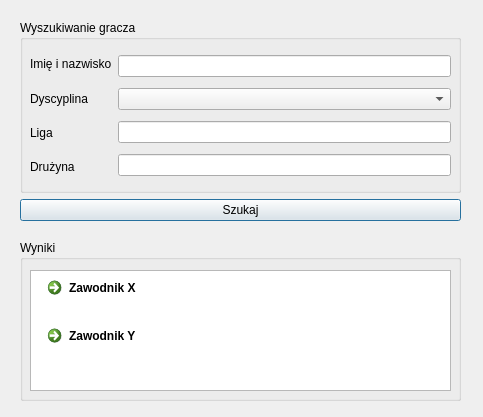
<?xml version="1.0" encoding="UTF-8"?>
<ui version="4.0">
 <class>wyszukaj_gracza</class>
 <widget class="QDialog" name="wyszukaj_gracza">
  <property name="geometry">
   <rect>
    <x>0</x>
    <y>0</y>
    <width>483</width>
    <height>417</height>
   </rect>
  </property>
  <property name="windowTitle">
   <string>Dialog</string>
  </property>
  <widget class="QWidget" name="layoutWidget_3">
   <property name="geometry">
    <rect>
     <x>20</x>
     <y>20</y>
     <width>441</width>
     <height>201</height>
    </rect>
   </property>
   <layout class="QVBoxLayout" name="verticalLayout_4">
    <item>
     <widget class="QGroupBox" name="groupBox_2">
      <property name="title">
       <string>Wyszukiwanie gracza</string>
      </property>
      <widget class="QWidget" name="layoutWidget_4">
       <property name="geometry">
        <rect>
         <x>10</x>
         <y>30</y>
         <width>421</width>
         <height>131</height>
        </rect>
       </property>
       <layout class="QHBoxLayout" name="horizontalLayout_2">
        <item>
         <layout class="QVBoxLayout" name="verticalLayout_5">
          <item>
           <widget class="QLabel" name="label_3">
            <property name="text">
             <string>Imię i nazwisko</string>
            </property>
           </widget>
          </item>
          <item>
           <widget class="QLabel" name="label_4">
            <property name="text">
             <string>Dyscyplina</string>
            </property>
           </widget>
          </item>
          <item>
           <widget class="QLabel" name="label_6">
            <property name="text">
             <string>Liga</string>
            </property>
           </widget>
          </item>
          <item>
           <widget class="QLabel" name="label_8">
            <property name="text">
             <string>Drużyna</string>
            </property>
           </widget>
          </item>
         </layout>
        </item>
        <item>
         <layout class="QVBoxLayout" name="verticalLayout_7">
          <item>
           <widget class="QLineEdit" name="lineEdit_4"/>
          </item>
          <item>
           <widget class="QComboBox" name="comboBox"/>
          </item>
          <item>
           <widget class="QLineEdit" name="lineEdit_5"/>
          </item>
          <item>
           <widget class="QLineEdit" name="lineEdit_3"/>
          </item>
         </layout>
        </item>
       </layout>
      </widget>
     </widget>
    </item>
    <item>
     <widget class="QPushButton" name="pushButton_2">
      <property name="text">
       <string>Szukaj</string>
      </property>
     </widget>
    </item>
   </layout>
  </widget>
  <widget class="QGroupBox" name="groupBox_3">
   <property name="geometry">
    <rect>
     <x>20</x>
     <y>240</y>
     <width>441</width>
     <height>161</height>
    </rect>
   </property>
   <property name="title">
    <string>Wyniki</string>
   </property>
   <widget class="QListView" name="listView">
    <property name="geometry">
     <rect>
      <x>10</x>
      <y>30</y>
      <width>421</width>
      <height>121</height>
     </rect>
    </property>
   </widget>
   <widget class="QWidget" name="layoutWidget">
    <property name="geometry">
     <rect>
      <x>20</x>
      <y>30</y>
      <width>174</width>
      <height>89</height>
     </rect>
    </property>
    <layout class="QVBoxLayout" name="verticalLayout_23">
     <item>
      <widget class="QCommandLinkButton" name="commandLinkButton_2">
       <property name="text">
        <string>Zawodnik X</string>
       </property>
      </widget>
     </item>
     <item>
      <widget class="QCommandLinkButton" name="commandLinkButton_3">
       <property name="text">
        <string>Zawodnik Y</string>
       </property>
      </widget>
     </item>
    </layout>
   </widget>
  </widget>
 </widget>
 <resources/>
 <connections/>
</ui>
